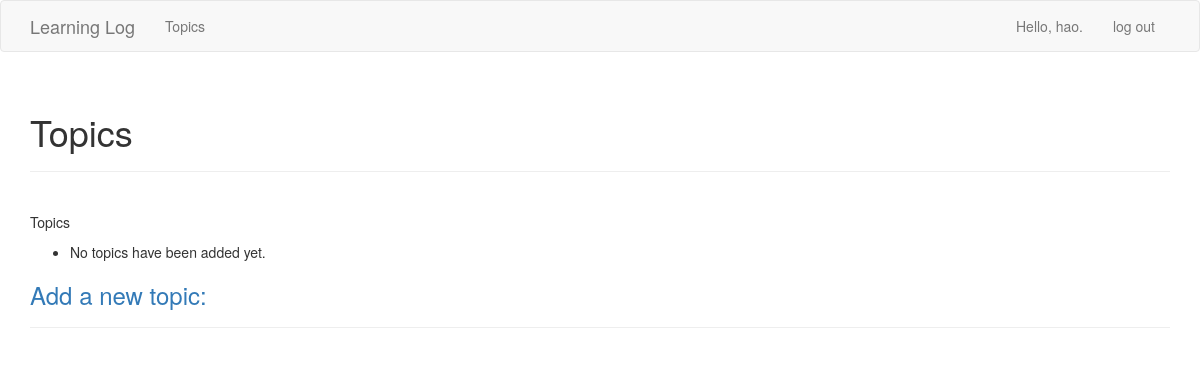
The app's page /topics/ (signed in), older data.
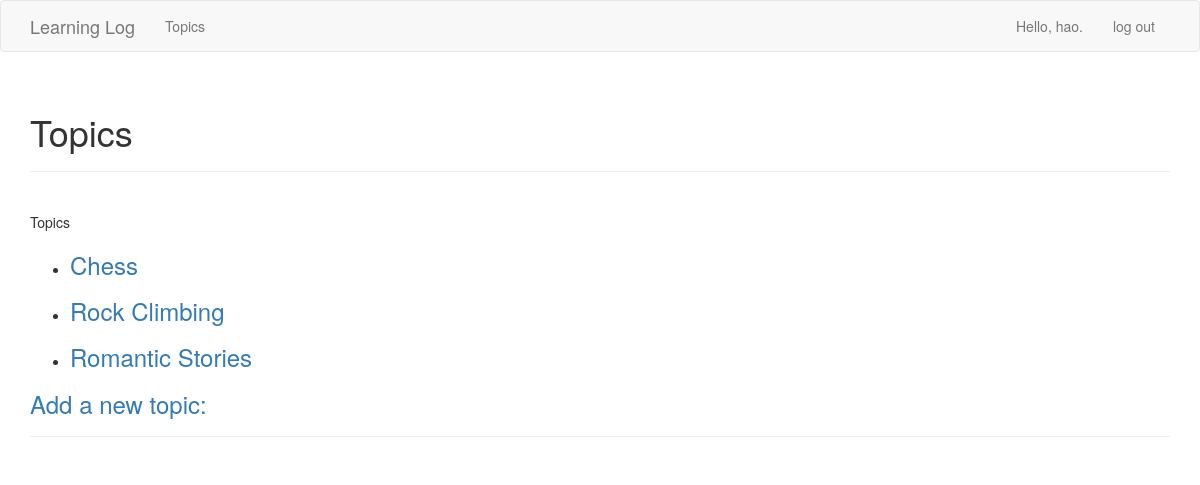
The same page, newer data.
### learning_logs/models.py (models this page shows)
class Topic(models.Model):
    text = models.CharField(max_length=200)
    data_added = models.DateTimeField(auto_now_add=True)
    owner = models.ForeignKey(User, on_delete=models.CASCADE, null=True)
    def __str__(self):
        return self.text

### learning_logs/views.py (the view)
# urls.py: url(r'^topics/$', views.topics, name='topics'),
@login_required
def topics(request):
    topics = Topic.objects.filter(owner=request.user).order_by('data_added')
    context = {'topics': topics}
    return render(request, 'learning_logs/topics.html', context)

### learning_logs/templates/learning_logs/topics.html
{% extends "learning_logs/base.html"%}
{% block header %}
    <h1>Topics</h1>
{% endblock header %}
{% block content %}
    <p>Topics</p>
    <ul>
        {% for topic in topics %}
            <li>
                <h3>
                    <a href="{% url 'learning_logs:topic' topic.id %}">{{ topic }}</a>
                </h3>
            </li>
        {% empty %}
            <li>No topics have been added yet.</li>
        {% endfor %}
    </ul>
    <h3>
        <a href="{% url 'learning_logs:new_topic' %}">Add a new topic:</a>
    </h3>
{% endblock content %}

### learning_logs/templates/learning_logs/base.html (shortened to what this page needs)
{% load bootstrap3 %}
<!DOCTYPE html>
<html lang='en'>
    <head>
        {% bootstrap_css %}
    </head>
    <body>
        <nav class="navbar navbar-default navbar=static-top">
            <div class="container">
                <div class="navbar-header">
                    <a class="navbar-brand" href="{% url 'learning_logs:index' %}">Learning Log</a>
                </div>
                <div id="navbar" class="navbar-collapse collapse">
                    <ul class="nav navbar-nav">
                        <li><a href="{% url 'learning_logs:topics' %}">Topics</a></li>
                    </ul>
                    <ul class="nav navbar-nav navbar-right">
                        {% if user.is_authenticated %}
                            <li><a>Hello, {{ user.username }}.</a></li>
                            <li><a href="{% url 'users:logout' %}">log out</a></li>
                        {% else %}
                            <li><a href="{% url 'users:register' %}">register</a></li>
                            <li><a href="{% url 'users:login' %}">log in</a></li>
                        {% endif %}
                    </ul>
            </div>
        </nav>
        <div class="container">
            <div class="page-header">
                {% block header %}{% endblock header %}
            </div>
            <div class="page-header">
                {% block content %}{% endblock content %}
            </div>
        </div>
    </body>
</html>

Row changes from the older to the newer data that the page shows:
added Topic: text "Chess"
added Topic: text "Rock Climbing"
now on this page (row edited): Topic: text "Romantic Stories"
Text that changed along with them:
text no longer shown: "No topics have been added yet."
